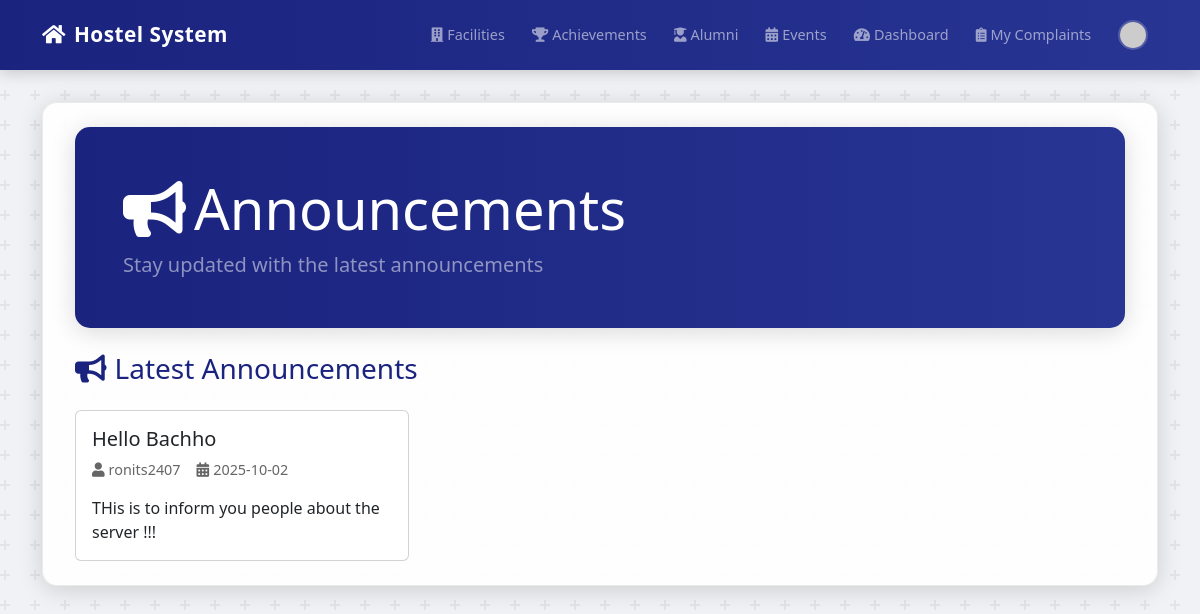
Page /dashboard (signed in) on the committed database.
### app.py (models this page shows)
class Announcement(db.Model):
    id = db.Column(db.Integer, primary_key=True)
    title = db.Column(db.String(150), nullable=False)
    content = db.Column(db.Text, nullable=False)
    date_posted = db.Column(db.DateTime, nullable=False, default=datetime.utcnow)
    user_id = db.Column(db.Integer, db.ForeignKey('user.id'), nullable=False)
    author = db.relationship('User', backref='announcements')

class User(UserMixin, db.Model):
    id = db.Column(db.Integer, primary_key=True)
    username = db.Column(db.String(80), unique=True, nullable=False)
    email = db.Column(db.String(120), unique=True, nullable=False)
    password_hash = db.Column(db.String(128), nullable=False)
    role = db.Column(db.String(50), nullable=False, default='Student')
    name = db.Column(db.Text)
    roll_number = db.Column(db.Text)
    room_number = db.Column(db.Text)
    studying_year = db.Column(db.Text)  # Changed from Numeric to Text
    Branch = db.Column(db.Text)
    profile_pic_url = db.Column(db.Text)

### app.py (the view)
@app.route('/dashboard')
@login_required
def dashboard():
    announcements = Announcement.query.order_by(Announcement.date_posted.desc()).limit(5).all()
    total_students = User.query.filter_by(role='Student').count()
    total_complaints = Complaint.query.count()
    resolved_complaints = Complaint.query.filter_by(status='Resolved').count()
    pending_complaints = total_complaints - resolved_complaints
    total_events = Event.query.count()
    total_facilities = Facility.query.count()
    total_alumni = Alumni.query.count()
    return render_template('dashboard.html', title='Dashboard',
                           announcements=announcements,
                           total_students=total_students,
                           total_complaints=total_complaints,
                           resolved_complaints=resolved_complaints,
                           pending_complaints=pending_complaints,
                           total_events=total_events,
                           total_facilities=total_facilities,
                           total_alumni=total_alumni)

### app.py (called while the page is built)
@login_manager.user_loader
def load_user(user_id):
    return User.query.get(int(user_id))

### templates/dashboard.html (shortened to what this page needs)
{% extends "base.html" %}
{% block content %}
<div class="container-md py-4">
    <div class="dashboard-header mb-4">
        <div class="row align-items-center">
            <div class="col-lg-8">
                {% if current_user.is_authenticated and current_user.role == 'HMC Admin' %}
                    <h1 class="display-4 text-white mb-2"><i class="fas fa-tachometer-alt me-2"></i>HMC Admin Dashboard</h1>
                    <p class="lead text-white-50 mb-0">Overview of hostel statistics and recent activities</p>
                {% else %}
                    <h1 class="display-4 text-white mb-2"><i class="fas fa-bullhorn me-2"></i>Announcements</h1>
                    <p class="lead text-white-50 mb-0">Stay updated with the latest announcements</p>
                {% endif %}
            </div>
        </div>
    </div>
    <div class="announcement-section mt-4">
        <div class="d-flex justify-content-between align-items-center">
            <h3><i class="fas fa-bullhorn me-2"></i>Latest Announcements</h3>
        </div>
        <div class="row g-4">
            {% for announcement in announcements %}
                <div class="col-md-6 col-lg-4">
                    <div class="announcement-card card h-100">
                        <div class="card-body">
                            <h5 class="card-title">{{ announcement.title }}</h5>
                            <div class="meta-info">
                                <span><i class="fas fa-user me-1"></i>{{ announcement.author.username if announcement.author else 'Unknown' }}</span>
                                <span><i class="fas fa-calendar-alt me-1"></i>{{ announcement.date_posted.strftime('%Y-%m-%d') }}</span>
                            </div>
                            <p class="card-text mt-3">{{ announcement.content }}</p>
                        </div>
                    </div>
                </div>
            {% endfor %}
        </div>
    </div>
</div>
{% endblock %}

### templates/base.html (style rules this page uses)
body { background-color: #f0f2f5; }
.container-md { background-color: rgba(255, 255, 255, 0.92); border-radius: 15px; box-shadow: 0 4px 25px rgba(0, 0, 0, 0.15); padding: 2rem; margin-top: 2rem; margin-bottom: 2rem; border: 1px solid rgba(0,0,0,0.08); }
.dashboard-header, .hero-section { border-radius: 10px; position: relative; overflow: hidden; }

### templates/dashboard.html (style rules this page uses)
.dashboard-header { padding: 3rem; border-radius: 15px; position: relative; overflow: hidden; box-shadow: 0 4px 25px rgba(0, 0, 0, 0.15); }
.announcement-section h3 { color: #1a237e; margin-bottom: 1.5rem; }
.announcement-card { transition: all 0.3s ease; }
.meta-info { font-size: 0.9rem; color: #666; display: flex; gap: 1rem; margin-top: 0.5rem; }

### rows in the picture
Announcement: title "Hello Bachho", author "ronits2407", date_posted "2025-10-02", content "THis is to inform you people about the server !!!"
